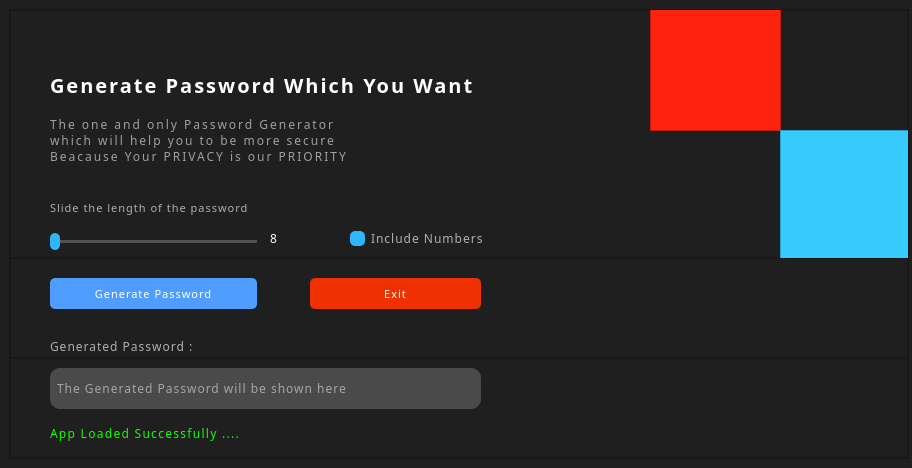
<?xml version="1.0" encoding="UTF-8"?>
<ui version="4.0">
 <class>MainWindow</class>
 <widget class="QMainWindow" name="MainWindow">
  <property name="enabled">
   <bool>true</bool>
  </property>
  <property name="geometry">
   <rect>
    <x>0</x>
    <y>0</y>
    <width>912</width>
    <height>468</height>
   </rect>
  </property>
  <property name="sizePolicy">
   <sizepolicy hsizetype="Preferred" vsizetype="Minimum">
    <horstretch>0</horstretch>
    <verstretch>0</verstretch>
   </sizepolicy>
  </property>
  <property name="minimumSize">
   <size>
    <width>912</width>
    <height>468</height>
   </size>
  </property>
  <property name="maximumSize">
   <size>
    <width>912</width>
    <height>468</height>
   </size>
  </property>
  <property name="windowTitle">
   <string>Password Generator</string>
  </property>
  <property name="styleSheet">
   <string notr="true">QMainWindow, QWidget {
	background-color: rgb(31, 31, 31);
}</string>
  </property>
  <widget class="QWidget" name="centralwidget">
   <layout class="QVBoxLayout" name="verticalLayout">
    <item>
     <widget class="QFrame" name="frame">
      <property name="minimumSize">
       <size>
        <width>900</width>
        <height>0</height>
       </size>
      </property>
      <property name="sizeIncrement">
       <size>
        <width>971</width>
        <height>0</height>
       </size>
      </property>
      <property name="frameShape">
       <enum>QFrame::StyledPanel</enum>
      </property>
      <property name="frameShadow">
       <enum>QFrame::Raised</enum>
      </property>
      <layout class="QVBoxLayout" name="verticalLayout_2">
       <property name="spacing">
        <number>0</number>
       </property>
       <property name="leftMargin">
        <number>0</number>
       </property>
       <property name="topMargin">
        <number>0</number>
       </property>
       <property name="rightMargin">
        <number>0</number>
       </property>
       <property name="bottomMargin">
        <number>0</number>
       </property>
       <item>
        <widget class="QFrame" name="frame_5">
         <property name="maximumSize">
          <size>
           <width>16777215</width>
           <height>300</height>
          </size>
         </property>
         <property name="frameShape">
          <enum>QFrame::StyledPanel</enum>
         </property>
         <property name="frameShadow">
          <enum>QFrame::Raised</enum>
         </property>
         <widget class="QLabel" name="label">
          <property name="geometry">
           <rect>
            <x>40</x>
            <y>50</y>
            <width>471</width>
            <height>51</height>
           </rect>
          </property>
          <property name="maximumSize">
           <size>
            <width>10000</width>
            <height>80</height>
           </size>
          </property>
          <property name="font">
           <font>
            <family>Montserrat</family>
            <pointsize>15</pointsize>
            <weight>75</weight>
            <bold>true</bold>
           </font>
          </property>
          <property name="styleSheet">
           <string notr="true">QLabel {
    color: rgb(255, 255, 255);
	letter-spacing: 2px
}</string>
          </property>
          <property name="text">
           <string>&lt;html&gt;&lt;head/&gt;&lt;body&gt;&lt;p&gt;Generate Password Which You Want&lt;/p&gt;&lt;/body&gt;&lt;/html&gt;</string>
          </property>
         </widget>
         <widget class="QLabel" name="label_2">
          <property name="geometry">
           <rect>
            <x>40</x>
            <y>100</y>
            <width>381</width>
            <height>61</height>
           </rect>
          </property>
          <property name="font">
           <font>
            <family>Montserrat</family>
            <pointsize>9</pointsize>
           </font>
          </property>
          <property name="styleSheet">
           <string notr="true">QLabel { 
	color: rgb(159, 159, 159);
	letter-spacing: 2px;
}</string>
          </property>
          <property name="text">
           <string>The one and only Password Generator &lt;br&gt; which will help you to be more secure &lt;br&gt; Beacause Your PRIVACY is our PRIORITY</string>
          </property>
         </widget>
         <widget class="QFrame" name="frame_4">
          <property name="geometry">
           <rect>
            <x>640</x>
            <y>-10</y>
            <width>131</width>
            <height>131</height>
           </rect>
          </property>
          <property name="styleSheet">
           <string notr="true">QFrame { 
	background-color: rgb(255, 35, 15);
}</string>
          </property>
          <property name="frameShape">
           <enum>QFrame::StyledPanel</enum>
          </property>
          <property name="frameShadow">
           <enum>QFrame::Raised</enum>
          </property>
         </widget>
         <widget class="QFrame" name="frame_6">
          <property name="geometry">
           <rect>
            <x>770</x>
            <y>120</y>
            <width>131</width>
            <height>131</height>
           </rect>
          </property>
          <property name="styleSheet">
           <string notr="true">QFrame { 
	background-color: rgb(55, 202, 255);
}</string>
          </property>
          <property name="frameShape">
           <enum>QFrame::StyledPanel</enum>
          </property>
          <property name="frameShadow">
           <enum>QFrame::Raised</enum>
          </property>
         </widget>
         <widget class="QSlider" name="length_slider">
          <property name="geometry">
           <rect>
            <x>40</x>
            <y>220</y>
            <width>207</width>
            <height>22</height>
           </rect>
          </property>
          <property name="toolTip">
           <string>&lt;html&gt;&lt;head/&gt;&lt;body&gt;&lt;p&gt;Change the length of the password by just sliding the slider&lt;/p&gt;&lt;/body&gt;&lt;/html&gt;</string>
          </property>
          <property name="styleSheet">
           <string notr="true">QSlider::groove:horizontal {
    border: none;
    height: 3px; 
    background:rgb(81, 81, 81);
    margin: 2px 0;
}
QSlider::handle:horizontal {
    background: rgb(47, 182, 255);
    width: 10px;	
	margin: -7px 0; 
    border-radius: 5px;
}
QSlider::handle:horizontal:hover{
    background-color: rgb(34, 111, 255)
}</string>
          </property>
          <property name="minimum">
           <number>8</number>
          </property>
          <property name="maximum">
           <number>40</number>
          </property>
          <property name="orientation">
           <enum>Qt::Horizontal</enum>
          </property>
         </widget>
         <widget class="QLabel" name="label_3">
          <property name="geometry">
           <rect>
            <x>40</x>
            <y>190</y>
            <width>251</width>
            <height>16</height>
           </rect>
          </property>
          <property name="font">
           <font>
            <family>Montserrat</family>
            <pointsize>8</pointsize>
           </font>
          </property>
          <property name="styleSheet">
           <string notr="true">QLabel {
	color: rgb(175, 175, 175);
	letter-spacing: 1px;
}</string>
          </property>
          <property name="text">
           <string>Slide the length of the password</string>
          </property>
         </widget>
         <widget class="QCheckBox" name="include_numbers">
          <property name="geometry">
           <rect>
            <x>340</x>
            <y>220</y>
            <width>171</width>
            <height>16</height>
           </rect>
          </property>
          <property name="font">
           <font>
            <family>Montserrat</family>
           </font>
          </property>
          <property name="toolTip">
           <string>&lt;html&gt;&lt;head/&gt;&lt;body&gt;&lt;p&gt;Check if you want to include numbers in your password&lt;/p&gt;&lt;/body&gt;&lt;/html&gt;</string>
          </property>
          <property name="styleSheet">
           <string notr="true">QCheckBox {
	color: rgb(175, 175, 175);
	letter-spacing: 1px;
}
QCheckBox::indicator {
    width: 15px;
    height: 15px;
	border-radius: 5px;
}

QCheckBox::indicator:unchecked {
   
	 background: rgb(47, 182, 255);
}
QCheckBox::indicator:unchecked:hover {
  
	background-color: rgb(34, 111, 255);
}
QCheckBox::indicator:checked {
    
	image: url(./assets/svg/check.svg);
	background: rgb(47, 182, 255);
}

QCheckBox::indicator:checked:hover {
    
	background-color: rgb(34, 111, 255);
}
</string>
          </property>
          <property name="text">
           <string>Include Numbers</string>
          </property>
         </widget>
         <widget class="QLabel" name="slider_value_label">
          <property name="geometry">
           <rect>
            <x>260</x>
            <y>220</y>
            <width>31</width>
            <height>16</height>
           </rect>
          </property>
          <property name="font">
           <font>
            <family>Montserrat</family>
           </font>
          </property>
          <property name="styleSheet">
           <string notr="true">QLabel {
	color: white;
}</string>
          </property>
          <property name="text">
           <string>8</string>
          </property>
         </widget>
        </widget>
       </item>
       <item>
        <widget class="QFrame" name="frame_3">
         <property name="maximumSize">
          <size>
           <width>16777215</width>
           <height>100</height>
          </size>
         </property>
         <property name="styleSheet">
          <string notr="true">QLabel {
	color: rgb(255, 255, 255);
}</string>
         </property>
         <property name="frameShape">
          <enum>QFrame::StyledPanel</enum>
         </property>
         <property name="frameShadow">
          <enum>QFrame::Raised</enum>
         </property>
         <widget class="QPushButton" name="generate_button">
          <property name="geometry">
           <rect>
            <x>40</x>
            <y>20</y>
            <width>207</width>
            <height>31</height>
           </rect>
          </property>
          <property name="font">
           <font>
            <family>Montserrat</family>
            <pointsize>8</pointsize>
           </font>
          </property>
          <property name="cursor">
           <cursorShape>PointingHandCursor</cursorShape>
          </property>
          <property name="toolTip">
           <string>&lt;html&gt;&lt;head/&gt;&lt;body&gt;&lt;p&gt;This is a button to generate &lt;span style=&quot; color:#000000;&quot;&gt;password a&lt;/span&gt;ccording to your choice&lt;/p&gt;&lt;/body&gt;&lt;/html&gt;</string>
          </property>
          <property name="whatsThis">
           <string/>
          </property>
          <property name="styleSheet">
           <string notr="true">QPushButton {
	background-color: rgb(79, 158, 255);
	border: none;
	color: white;
	letter-spacing: 1px;
	border-radius: 5px;
}
QPushButton:hover {
	background-color: rgb(34, 111, 255);
}
QPushButton::pressed {
	background-color: rgb(34, 111, 255);
}</string>
          </property>
          <property name="text">
           <string>Generate Password</string>
          </property>
         </widget>
         <widget class="QLabel" name="label_4">
          <property name="geometry">
           <rect>
            <x>40</x>
            <y>80</y>
            <width>201</width>
            <height>16</height>
           </rect>
          </property>
          <property name="font">
           <font>
            <family>Montserrat</family>
           </font>
          </property>
          <property name="styleSheet">
           <string notr="true">QLabel {
	color: rgb(175, 175, 175);
	letter-spacing: 1px;
}</string>
          </property>
          <property name="text">
           <string>Generated Password :</string>
          </property>
         </widget>
         <widget class="QPushButton" name="exit_button">
          <property name="geometry">
           <rect>
            <x>300</x>
            <y>20</y>
            <width>171</width>
            <height>31</height>
           </rect>
          </property>
          <property name="font">
           <font>
            <family>Montserrat</family>
            <pointsize>8</pointsize>
           </font>
          </property>
          <property name="cursor">
           <cursorShape>PointingHandCursor</cursorShape>
          </property>
          <property name="toolTip">
           <string>&lt;html&gt;&lt;head/&gt;&lt;body&gt;&lt;p&gt;This button will help to &lt;span style=&quot; font-weight:600;&quot;&gt;exit&lt;/span&gt; the Application&lt;/p&gt;&lt;/body&gt;&lt;/html&gt;</string>
          </property>
          <property name="whatsThis">
           <string/>
          </property>
          <property name="styleSheet">
           <string notr="true">QPushButton {
	background-color: rgb(239, 49, 1);
	border: none;
	color: white;
	letter-spacing: 1px;
	border-radius: 5px;
}
QPushButton:hover {
	background-color:rgb(209, 0, 0);
}
QPushButton::pressed {
	background-color: rgb(209, 0, 0);
}</string>
          </property>
          <property name="text">
           <string>Exit</string>
          </property>
         </widget>
        </widget>
       </item>
       <item>
        <widget class="QFrame" name="frame_2">
         <property name="maximumSize">
          <size>
           <width>16777215</width>
           <height>100</height>
          </size>
         </property>
         <property name="frameShape">
          <enum>QFrame::StyledPanel</enum>
         </property>
         <property name="frameShadow">
          <enum>QFrame::Raised</enum>
         </property>
         <widget class="QLineEdit" name="output_edit">
          <property name="geometry">
           <rect>
            <x>40</x>
            <y>10</y>
            <width>431</width>
            <height>41</height>
           </rect>
          </property>
          <property name="font">
           <font>
            <family>Montserrat</family>
            <pointsize>9</pointsize>
           </font>
          </property>
          <property name="cursor">
           <cursorShape>ForbiddenCursor</cursorShape>
          </property>
          <property name="toolTip">
           <string>&lt;html&gt;&lt;head/&gt;&lt;body&gt;&lt;p&gt;The generated password will be shown here&lt;/p&gt;&lt;/body&gt;&lt;/html&gt;</string>
          </property>
          <property name="styleSheet">
           <string notr="true">QLineEdit {
	background-color: rgb(74, 74, 74);
	border: none;
	color: white;
	border-radius: 10px;
	letter-spacing: 1px;
	padding: 5px;
}
QLineEdit::focus {
	border-bottom: 1px solid white;
}</string>
          </property>
          <property name="readOnly">
           <bool>true</bool>
          </property>
          <property name="placeholderText">
           <string>The Generated Password will be shown here</string>
          </property>
         </widget>
         <widget class="QLabel" name="status">
          <property name="geometry">
           <rect>
            <x>40</x>
            <y>65</y>
            <width>271</width>
            <height>21</height>
           </rect>
          </property>
          <property name="font">
           <font>
            <family>Montserrat</family>
            <pointsize>9</pointsize>
           </font>
          </property>
          <property name="toolTip">
           <string>&lt;html&gt;&lt;head/&gt;&lt;body&gt;&lt;p&gt;Shows the status of the application&lt;/p&gt;&lt;/body&gt;&lt;/html&gt;</string>
          </property>
          <property name="styleSheet">
           <string notr="true">QLabel#status {
	color: rgb(17, 255, 0);
	letter-spacing: 1.3px;
}
QLabel#error {
	color: red;
	letter-spacing: 1.3px;
}
</string>
          </property>
          <property name="text">
           <string>App Loaded Successfully ....</string>
          </property>
         </widget>
         <widget class="QPushButton" name="copy_button">
          <property name="geometry">
           <rect>
            <x>480</x>
            <y>11</y>
            <width>41</width>
            <height>41</height>
           </rect>
          </property>
          <property name="cursor">
           <cursorShape>PointingHandCursor</cursorShape>
          </property>
          <property name="toolTip">
           <string>&lt;html&gt;&lt;head/&gt;&lt;body&gt;&lt;p&gt;Copy to Clipboard&lt;/p&gt;&lt;/body&gt;&lt;/html&gt;</string>
          </property>
          <property name="styleSheet">
           <string notr="true"/>
          </property>
          <property name="text">
           <string/>
          </property>
          <property name="icon">
           <iconset>
            <normaloff>../assets/svg/clipboard.svg</normaloff>../assets/svg/clipboard.svg</iconset>
          </property>
          <property name="iconSize">
           <size>
            <width>24</width>
            <height>24</height>
           </size>
          </property>
          <property name="flat">
           <bool>true</bool>
          </property>
         </widget>
        </widget>
       </item>
      </layout>
     </widget>
    </item>
   </layout>
  </widget>
 </widget>
 <resources/>
 <connections/>
</ui>
